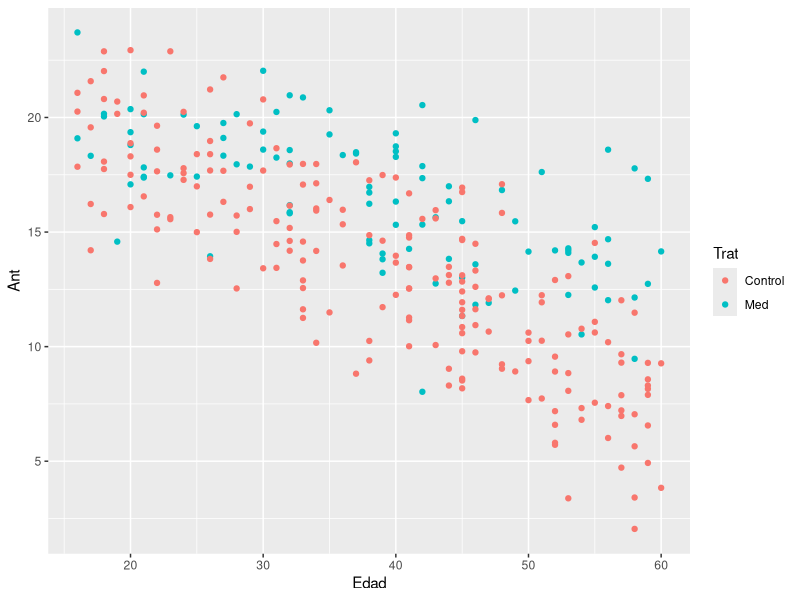

The R script that drew this image: (Note: this script raises an error after producing the figure.)
rm(list = ls(all.names = TRUE))
getwd()

Datos <- read.csv("Ex5.csv")
Datos$Trat <- as.factor(Datos$Trat)
str(Datos)
levels(Datos$Trat)
#Control será el nivel de referencia

#################I)
summary(Datos)
#Vemos que se respetaron las edades de 16 a 60
#200 pertenecen al grupo control y 100 al grupo que se les administro el medicamento
#Tenemos mínimo de 2 anticuerpos en alguna persona y 23.7 anticuerpos como máximo

#Realizamos un plot para visualizar y analizar los datos 
library(ggplot2)
ggplot(Datos , aes ( x = Edad , y = Ant , color = Trat ) ) + geom_point () 

#Podemos ver con este gráfico que a mayor edad, menor cantidad de anticuerpos
#Por otro lado se observa que el grupo control tiende a tener menos anticuerpos


############################ II)

#Tenemos al modelo
# E(Ant;Trat,Edad)= b0 + b1Med + b2Edad + b3*(Med*Edad)

#Ajustamos el modelo

fit = lm( Ant ~ Trat + Edad + Trat:Edad, data=Datos)
summary(fit)



################  III)

# a) el grupo control
# E(Ant;Trat=Control,Edad)= b0 + b2Edad

# b) el grupo que recibe el medicamento.
# E(Ant;Trat=Med,Edad)= b0 + b1 + b2Edad + b3Edad = b0+b1+(b2+b3)Edad

############### IV)
# Para ver si la Edad afecta de la misma forma los promedios de generación de 
#anticuerpos anteriores, buscamos que b2+b3=b2 o bien que b3=0

#Es decir que las pendientes sean iguales en ambas rectas entonces la prueba de 
#hipotesis se reduce a:

#H0: b3=0 vs Ha: b3!=0

K= matrix(c(0,0,0,1), ncol=4, nrow=1, byrow=TRUE)
m=c(0)
summary(glht(fit, linfct=K, rhs=m),test=Ftest())

#p-value=1.836e-07 <alpha=0.05
#Por lo tanto, podemos concluir que se rechaza H0 con una significancia de 0.05,es
#decir, no afecta de la misma forma al grupo control y al grupo que recibe el 
#medicamento, por lo tanto no se puede modelar con rectas paralelas



############################## V)
#Como si es necesario considerar las interacciones del modelo, las rectas no son
#paralelas y como ya vimos se ve que el medicamente ayuda a la generación de anticuerpos

# Interpretacion dde los coeficiones:

#b0: Representa el grupo control y en este paramatro por sí solo nos da una idea
#de la cantidad de anticuerpos en una persona que no recibe nada para el Covid

#b1: Representa al grupo que recibe medicamento y se espera que sea positivo
#y de hecho entre más grande mejor será la efectividad del medicamento para el Covid
#por otro lado valores negativos nos arrojaría una alarma de que hay algo mal
#en su formulación

#b2; Representa la pendiente de la edad con un valor negativo ya que a mayor edad
#menor cantidad de anticuerpos

#b3: Representa la interacción que hay entre el medicamento y la edad se espera
#que este valor sea positivo para que contrarreste los efectos de b2 y ayude en
#el aumento de anticuerpos, un valor cercano a 0 nos diría que el medicamento 
#no tiene efecto mayor efecto por la edad



###################### IV)


# Realizaremos esa comparacion, usaremos intervalos de confianza simultaneos

ggplot( Datos , aes ( x = Edad , y = Ant , color = Trat ) ) + geom_point () +
  stat_smooth( method =lm , se= TRUE , fullrange = TRUE , level = 0.95,
               aes( fill = Trat ) ) + theme_bw () +
  scale_colour_manual( values = c(" blue", " purple") )

#Con una confianza del 95%, como la recta que modela el grupo que recibió 
#el medicamento queda por arriba, no se traslapan las rectas ni los intervalos
#de confianza en el intervalo [30,60] se cumple que las personas de 30 a 
# 60 años que recibieron el medicamento, tienen mas anticuerpos.
#Por lo tanto, el medicamento funciona aumentando el número de anticuerpos
